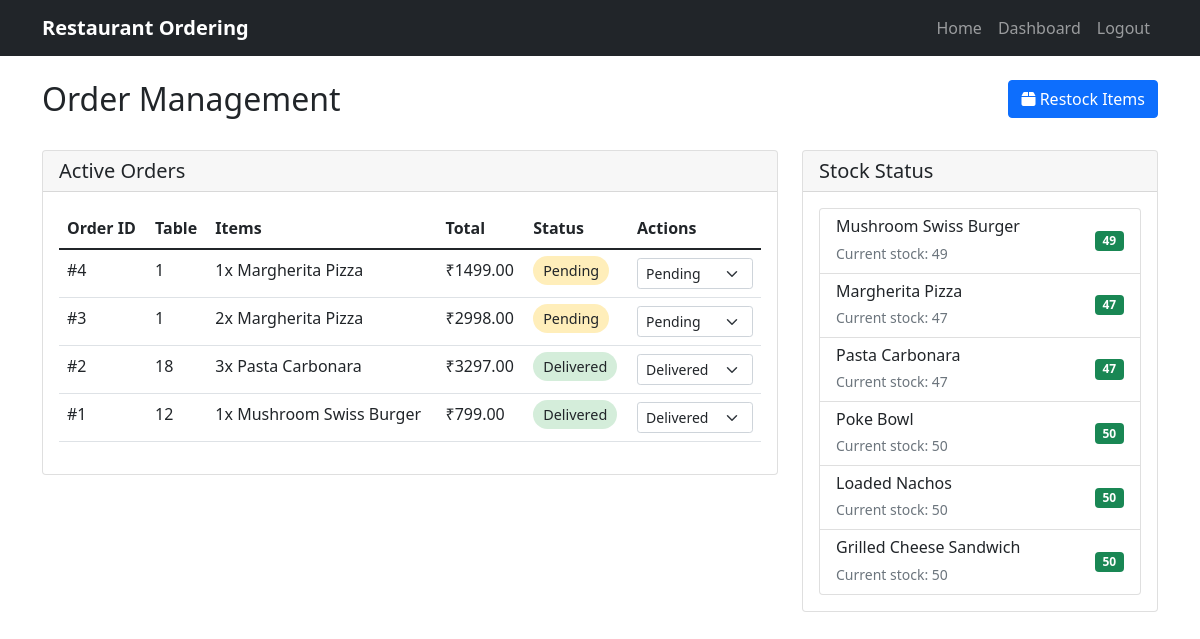
The page /dashboard (signed in) on the database its author committed.
### app.py (models this page shows)
class Order(db.Model):
    id = db.Column(db.Integer, primary_key=True)
    table_number = db.Column(db.Integer, nullable=False)
    customer_name = db.Column(db.String(100), nullable=True)
    status = db.Column(db.String(20), default='pending')
    created_at = db.Column(db.DateTime, default=datetime.utcnow)
    items = db.relationship('OrderItem', backref='order', lazy=True)
    total_amount = db.Column(db.Float, default=0.0)

class OrderItem(db.Model):
    id = db.Column(db.Integer, primary_key=True)
    order_id = db.Column(db.Integer, db.ForeignKey('order.id'), nullable=False)
    menu_item_id = db.Column(db.Integer, db.ForeignKey('menu_item.id'), nullable=False)
    quantity = db.Column(db.Integer, nullable=False)
    price_at_time = db.Column(db.Float, nullable=False)
    menu_item = db.relationship('MenuItem')

class MenuItem(db.Model):
    id = db.Column(db.Integer, primary_key=True)
    name = db.Column(db.String(100), nullable=False)
    price = db.Column(db.Float, nullable=False)
    stock = db.Column(db.Integer, nullable=False)
    description = db.Column(db.String(200))

### app.py (the view)
@app.route('/dashboard')
@login_required
def dashboard():
    if not current_user.is_admin:
        return redirect(url_for('index'))
    orders = Order.query.order_by(Order.created_at.desc()).all()
    menu_items = MenuItem.query.all()
    return render_template('dashboard.html', orders=orders, menu_items=menu_items)

### app.py (called while the page is built)
@login_manager.user_loader
def load_user(user_id):
    return User.query.get(int(user_id))

### templates/dashboard.html (shortened to what this page needs)
{% extends "base.html" %}
{% block content %}
<div class="row mb-4">
    <div class="col-md-6">
        <h2>Order Management</h2>
    </div>
    <div class="col-md-6 text-end">
        <button class="btn btn-primary" data-bs-toggle="modal" data-bs-target="#restockModal">
            <i class="fas fa-box"></i> Restock Items
        </button>
    </div>
</div>
<div class="row">
    <div class="col-md-8">
        <div class="card">
            <div class="card-header">
                <h5 class="mb-0">Active Orders</h5>
            </div>
            <div class="card-body">
                <div class="table-responsive">
                    <table class="table">
                        <thead>
                            <tr>
                                <th>Order ID</th>
                                <th>Table</th>
                                <th>Items</th>
                                <th>Total</th>
                                <th>Status</th>
                                <th>Actions</th>
                            </tr>
                        </thead>
                        <tbody>
                            {% for order in orders %}
                            <tr>
                                <td>#{{ order.id }}</td>
                                <td>{{ order.table_number }}</td>
                                <td>
                                    {% for item in order.items %}
                                    <div>{{ item.quantity }}x {{ item.menu_item.name }}</div>
                                    {% endfor %}
                                </td>
                                <td>₹{{ "%.2f"|format(order.total_amount) }}</td>
                                <td>
                                    <span class="order-status status-{{ order.status }}">
                                        {{ order.status|title }}
                                    </span>
                                </td>
                                <td>
                                    <select class="form-select form-select-sm" onchange="updateOrderStatus('{{ order.id }}', this.value)">
                                        <option value="pending" {% if order.status == 'pending' %}selected{% endif %}>Pending</option>
                                        <option value="delivered" {% if order.status == 'delivered' %}selected{% endif %}>Delivered</option>
                                    </select>
                                </td>
                            </tr>
                            {% endfor %}
                        </tbody>
                    </table>
                </div>
            </div>
        </div>
    </div>
    <div class="col-md-4">
        <div class="card">
            <div class="card-header">
                <h5 class="mb-0">Stock Status</h5>
            </div>
            <div class="card-body">
                <div class="list-group">
                    {% for item in menu_items %}
                    <div class="list-group-item">
                        <div class="d-flex justify-content-between align-items-center">
                            <div>
                                <h6 class="mb-1">{{ item.name }}</h6>
                                <small class="text-muted">Current stock: {{ item.stock }}</small>
                            </div>
                            <span class="badge {% if item.stock < 10 %}bg-danger{% elif item.stock < 20 %}bg-warning{% else %}bg-success{% endif %}">
                                {{ item.stock }}
                            </span>
                        </div>
                    </div>
                    {% endfor %}
                </div>
            </div>
        </div>
    </div>
</div>
{% endblock %}

### templates/base.html (shortened to what this page needs)
<!DOCTYPE html>
<html lang="en">
<head>
    <link href="https://cdn.jsdelivr.net/npm/bootstrap@5.1.3/dist/css/bootstrap.min.css" rel="stylesheet">
    <link href="https://cdnjs.cloudflare.com/ajax/libs/font-awesome/6.0.0/css/all.min.css" rel="stylesheet">
</head>
<body>
    <nav class="navbar navbar-expand-lg navbar-dark bg-dark">
        <div class="container">
            <a class="navbar-brand" href="/">Restaurant Ordering</a>
            <div class="collapse navbar-collapse" id="navbarNav">
                <ul class="navbar-nav ms-auto">
                    <li class="nav-item">
                        <a class="nav-link" href="/home">Home</a>
                    </li>
                    {% if current_user.is_authenticated and current_user.is_admin %}
                    <li class="nav-item">
                        <a class="nav-link" href="/dashboard">Dashboard</a>
                    </li>
                    <li class="nav-item">
                        <a class="nav-link" href="/login">Logout</a>
                    </li>
                    {% else %}
                    <li class="nav-item">
                        <a class="nav-link" href="/login">Login</a>
                    </li>
                    {% endif %}
                </ul>
            </div>
        </div>
    </nav>
    <div class="container mt-4">
        {% block content %}{% endblock %}
    </div>
</body>
</html>

### templates/base.html (style rules this page uses)
.navbar-brand { font-weight: bold; }
.card { transition: transform 0.2s; }
.order-status { padding: 5px 10px; border-radius: 15px; font-size: 0.9em; }
.status-pending { background-color: #ffeeba; }
.status-delivered { background-color: #d4edda; }

### rows shown on the page
Order: id "4", table_number "1", total_amount "1499.00", status "Pending", status+id "Pending"
OrderItem: quantity "1", menu_item.name "Margherita Pizza"
Order: id "3", table_number "1", total_amount "2998.00", status "Pending", status+id "Pending"
OrderItem: quantity "2", menu_item.name "Margherita Pizza"
Order: id "2", table_number "18", total_amount "3297.00", status "Delivered", status+id "Delivered"
OrderItem: quantity "3", menu_item.name "Pasta Carbonara"
Order: id "1", table_number "12", total_amount "799.00", status "Delivered", status+id "Delivered"
OrderItem: quantity "1", menu_item.name "Mushroom Swiss Burger"
MenuItem: name "Mushroom Swiss Burger", stock "49"
MenuItem: name "Margherita Pizza", stock "47"
MenuItem: name "Pasta Carbonara", stock "47"
MenuItem: name "Poke Bowl", stock "50"
MenuItem: name "Loaded Nachos", stock "50"
MenuItem: name "Grilled Cheese Sandwich", stock "50"
